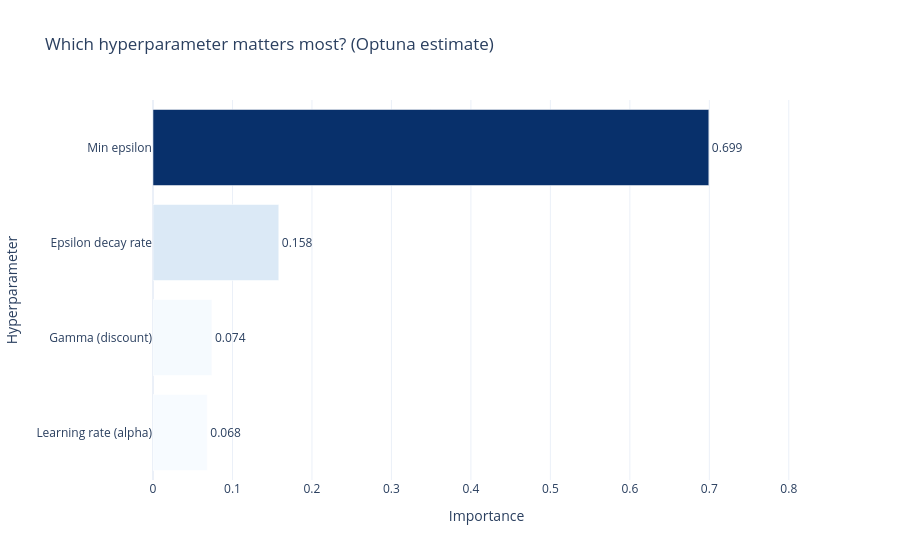

The code cell stored with this chart in its notebook:
### Markdown cell above
#### Optuna search space visualisation

### Code cell
# Hyperparameter importance according to Optuna's internal model
try:
    importances = optuna.importance.get_param_importances(study)
    imp_df = pd.DataFrame({
        "Hyperparameter": list(importances.keys()),
        "Importance"    : list(importances.values()),
    }).sort_values("Importance", ascending=True)

    imp_df["Hyperparameter"] = imp_df["Hyperparameter"].map({
        "learning_rate": "Learning rate (alpha)",
        "gamma"        : "Gamma (discount)",
        "decay_rate"   : "Epsilon decay rate",
        "min_epsilon"  : "Min epsilon",
    }).fillna(imp_df["Hyperparameter"])

    fig_imp = px.bar(
        imp_df, x="Importance", y="Hyperparameter", orientation="h",
        title="Which hyperparameter matters most? (Optuna estimate)",
        template="plotly_white",
        color="Importance",
        color_continuous_scale="Blues",
        text=imp_df["Importance"].map("{:.3f}".format),
    )
    fig_imp.update_traces(textposition="outside")
    fig_imp.update_layout(coloraxis_showscale=False, xaxis_range=[0, imp_df.Importance.max() * 1.2])
    fig_imp.show()
except Exception as e:
    print(f"Importance plot not available: {e}")

### Figure 1 — Plotly figure (JSON) as saved in the notebook; plotly's stock layout.template omitted (floating-point values rounded to 4 significant figures)
{"data": [{"hovertemplate": "Importance=%{marker.color}<br>Hyperparameter=%{y}<br>text=%{text}<extra></extra>", "legendgroup": "", "marker": {"color": [0.06829, 0.07408, 0.1582, 0.6994], "coloraxis": "coloraxis", "pattern": {"shape": ""}}, "name": "", "orientation": "h", "showlegend": false, "text": ["0.068", "0.074", "0.158", "0.699"], "textposition": "outside", "type": "bar", "x": [0.06829, 0.07408, 0.1582, 0.6994], "xaxis": "x", "y": ["Learning rate (alpha)", "Gamma (discount)", "Epsilon decay rate", "Min epsilon"], "yaxis": "y"}], "layout": {"barmode": "relative", "coloraxis": {"colorbar": {"title": {"text": "Importance"}}, "colorscale": [[0, "rgb(247,251,255)"], [0.125, "rgb(222,235,247)"], [0.25, "rgb(198,219,239)"], [0.375, "rgb(158,202,225)"], [0.5, "rgb(107,174,214)"], [0.625, "rgb(66,146,198)"], [0.75, "rgb(33,113,181)"], [0.875, "rgb(8,81,156)"], [1, "rgb(8,48,107)"]], "showscale": false}, "legend": {"tracegroupgap": 0}, "title": {"text": "Which hyperparameter matters most? (Optuna estimate)"}, "xaxis": {"anchor": "y", "domain": [0, 1], "range": [0, 0.8393], "title": {"text": "Importance"}}, "yaxis": {"anchor": "x", "domain": [0, 1], "title": {"text": "Hyperparameter"}}}}
